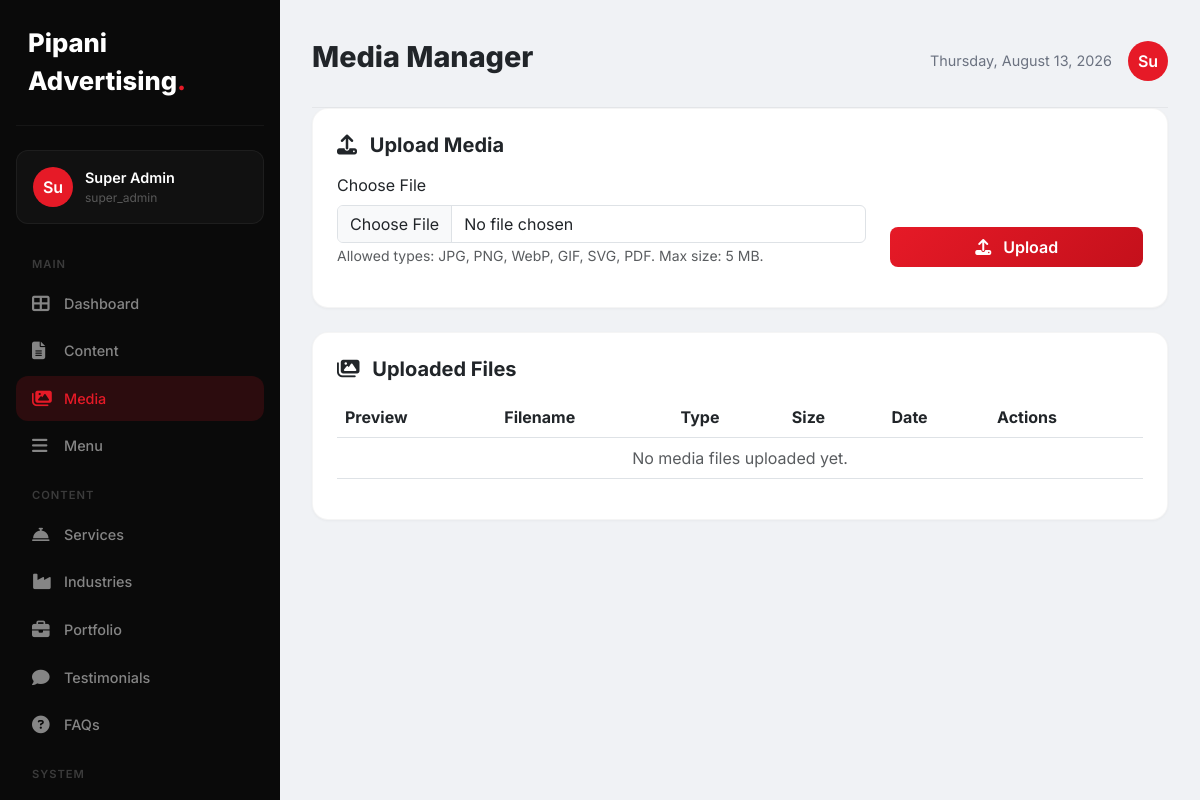
Screenshot of /admin/pages/media.php (signed in) with the database file from the repository.
### tables this page shows
CREATE TABLE `settings` (
  `id` int NOT NULL AUTO_INCREMENT,
  `setting_key` varchar(100) NOT NULL,
  `setting_value` text,
  `group` varchar(50) DEFAULT 'general',
  PRIMARY KEY (`id`),
  UNIQUE KEY `setting_key` (`setting_key`)
);

CREATE TABLE `users` (
  `id` int NOT NULL AUTO_INCREMENT,
  `username` varchar(50) NOT NULL,
  `email` varchar(100) NOT NULL,
  `password` varchar(255) NOT NULL,
  `full_name` varchar(100) NOT NULL,
  `role` enum('super_admin','admin','editor') DEFAULT 'editor',
  `avatar` varchar(255) DEFAULT NULL,
  `last_login` datetime DEFAULT NULL,
  `status` tinyint(1) DEFAULT '1',
  `remember_token` varchar(255) DEFAULT NULL,
  `created_at` datetime DEFAULT CURRENT_TIMESTAMP,
  `updated_at` datetime DEFAULT NULL,
  PRIMARY KEY (`id`),
  UNIQUE KEY `username` (`username`),
  UNIQUE KEY `email` (`email`)
);

### includes/database.php (called while the page is built, shortened)
<?php
class Database {
    private static $instance = null;
    private $pdo;
    private function __construct() {
        try {
            $dsn = "mysql:host=" . DB_HOST . ";port=" . DB_PORT . ";dbname=" . DB_NAME . ";charset=utf8mb4";
            $this->pdo = new PDO($dsn, DB_USER, DB_PASS);
            $this->pdo->setAttribute(PDO::ATTR_ERRMODE, PDO::ERRMODE_EXCEPTION);
            $this->pdo->setAttribute(PDO::ATTR_DEFAULT_FETCH_MODE, PDO::FETCH_ASSOC);
            $this->pdo->setAttribute(PDO::ATTR_EMULATE_PREPARES, false);
        } catch (PDOException $e) {
            if (session_status() === PHP_SESSION_NONE) {
                session_start();
            }
            $_SESSION['db_error'] = $e->getMessage();
            $installPath = '/install/index.php';
            if (strpos($_SERVER['PHP_SELF'], '/admin/') !== false || strpos($_SERVER['PHP_SELF'], '/install/') !== false) {
                $installPath = '../install/index.php';
            }
            if (strpos($_SERVER['PHP_SELF'], '/install/') === false) {
                header("Location: " . $installPath);
                exit;
            } else {
                die('Database connection failed: ' . $e->getMessage());
            }
        }
    }
    public static function getInstance() {
        if (self::$instance === null) {
            self::$instance = new self();
        }
        return self::$instance;
    }
    public function getConnection() {
        return $this->pdo;
    }
}
function db() {
    return Database::getInstance()->getConnection();
}

### includes/functions.php (called while the page is built, shortened)
<?php
require_once __DIR__ . '/database.php';
function getSetting($key, $default = null)
{
    try {
        $stmt = db()->prepare("SELECT setting_value FROM settings WHERE setting_key = ?");
        $stmt->execute([$key]);
        $result = $stmt->fetch();
        return $result ? $result['setting_value'] : $default;
    } catch (PDOException $e) {
        return $default;
    }
}
function siteName()
{
    return getSetting('site_name', 'Pipani Advertising');
}

### includes/auth.php (called while the page is built, shortened)
<?php
require_once __DIR__ . '/database.php';
require_once __DIR__ . '/functions.php';
class Auth {
    public static function getCurrentUser() {
        try {
            $db = db();
            $stmt = $db->prepare("SELECT * FROM users WHERE id = ?");
            $stmt->execute([$_SESSION['user_id']]);
            return $stmt->fetch();
        } catch (PDOException $e) {
            return null;
        }
    }
}

### admin/pages/media.php (the view, shortened to what this page needs)
<?php
require_once __DIR__ . '/../../includes/functions.php';
require_once __DIR__ . '/../../includes/auth.php';
$mediaFiles = getMedia();
$maxUploadSize = getSetting('max_upload_size', '5242880');
?>
<!DOCTYPE html>
<html lang="en">
<head>
    <link href="https://cdn.jsdelivr.net/npm/bootstrap@5.3.0/dist/css/bootstrap.min.css" rel="stylesheet">
    <link rel="stylesheet" href="https://cdnjs.cloudflare.com/ajax/libs/font-awesome/6.4.0/css/all.min.css">
</head>
<body>
<div class="sidebar" id="sidebar">
    <div class="logo"><?= siteName() ?><span>.</span></div>
    <?php $user = Auth::getCurrentUser(); ?>
    <div class="user-card">
        <div class="avatar"><?= substr($user['full_name'] ?? $user['username'], 0, 2) ?></div>
        <div>
            <div class="name"><?= htmlspecialchars($user['full_name'] ?? $user['username']) ?></div>
            <div class="role"><?= $user['role'] ?></div>
        </div>
    </div>
    <div class="nav-section">Main</div>
    <a href="../dashboard.php" class="nav-item"><i class="fas fa-th-large"></i> Dashboard</a>
    <a href="content.php" class="nav-item"><i class="fas fa-file-alt"></i> Content</a>
    <a href="media.php" class="nav-item active"><i class="fas fa-images"></i> Media</a>
    <a href="menu.php" class="nav-item"><i class="fas fa-bars"></i> Menu</a>
    <div class="nav-section">Content</div>
    <a href="services.php" class="nav-item"><i class="fas fa-concierge-bell"></i> Services</a>
    <a href="industries.php" class="nav-item"><i class="fas fa-industry"></i> Industries</a>
    <a href="portfolio.php" class="nav-item"><i class="fas fa-briefcase"></i> Portfolio</a>
    <a href="testimonials.php" class="nav-item"><i class="fas fa-comment"></i> Testimonials</a>
    <a href="faqs.php" class="nav-item"><i class="fas fa-question-circle"></i> FAQs</a>
    <div class="nav-section">System</div>
    <a href="contacts.php" class="nav-item"><i class="fas fa-envelope"></i> Contacts</a>
</div>
<div class="main-content">
    <div class="header">
        <div class="d-flex align-items-center gap-3">
            <h1>Media Manager</h1>
        </div>
        <div class="user-info">
            <span style="font-size:0.9rem;color:#6b7280;"><?= date('l, F j, Y') ?></span>
            <div class="avatar"><?= substr($user['full_name'] ?? $user['username'], 0, 2) ?></div>
        </div>
    </div>
    <div class="content-card">
        <h5><i class="fas fa-upload me-2"></i> Upload Media</h5>
        <form method="POST" enctype="multipart/form-data">
            <div class="row align-items-end">
                <div class="col-md-8 mb-3">
                    <label class="form-label">Choose File</label>
                    <input type="file" name="media_file" class="form-control" required>
                    <small class="text-muted">Allowed types: JPG, PNG, WebP, GIF, SVG, PDF. Max size: <?= round($maxUploadSize / 1024 / 1024, 2) ?> MB.</small>
                </div>
                <div class="col-md-4 mb-3">
                    <button type="submit" class="btn btn-primary-custom w-100"><i class="fas fa-upload me-2"></i> Upload</button>
                </div>
            </div>
        </form>
    </div>
    <div class="content-card">
        <h5><i class="fas fa-images me-2"></i> Uploaded Files</h5>
        <div class="table-responsive">
            <table class="table">
                <thead>
                    <tr>
                        <th>Preview</th>
                        <th>Filename</th>
                        <th>Type</th>
                        <th>Size</th>
                        <th>Date</th>
                        <th>Actions</th>
                    </tr>
                </thead>
                <tbody>
                    <?php if (empty($mediaFiles)): ?>
                        <tr><td colspan="6" class="text-center text-muted">No media files uploaded yet.</td></tr>
                    <?php endif; ?>
                </tbody>
            </table>
        </div>
    </div>
</div>
</body>
</html>

### admin/pages/media.php (style rules this page uses)
:root { --primary: #E61A27; --sidebar-width: 280px; }
* { margin: 0; padding: 0; box-sizing: border-box; }
body { font-family: 'Inter', sans-serif; background: #f0f2f5; overflow-x: hidden; }
.sidebar { position: fixed; top: 0; left: 0; width: var(--sidebar-width); height: 100vh; background: #0a0a0a; color: #fff; padding: 24px 16px; overflow-y: auto; transition: all 0.3s; z-index: 1000; }
.sidebar .logo { font-size: 1.6rem; font-weight: 800; padding: 0 12px 24px; border-bottom: 1px solid rgba(255,255,255,0.05); margin-bottom: 24px; }
.sidebar .logo span { color: var(--primary); }
.sidebar .nav-item { display: flex; align-items: center; gap: 12px; padding: 12px 16px; border-radius: 12px; color: rgba(255,255,255,0.5); text-decoration: none; transition: all 0.3s; margin-bottom: 2px; font-weight: 500; font-size: 0.9rem; }
.sidebar .nav-item:hover, .sidebar .nav-item.active { background: rgba(255,255,255,0.05); color: #fff; }
.sidebar .nav-item.active { background: rgba(230,26,39,0.15); color: var(--primary); }
.sidebar .nav-item i { width: 20px; font-size: 1.1rem; }
.sidebar .nav-section { color: rgba(255,255,255,0.2); font-size: 0.7rem; text-transform: uppercase; letter-spacing: 1px; padding: 16px 16px 8px; font-weight: 600; }
.sidebar .user-card { padding: 16px; border-radius: 12px; background: rgba(255,255,255,0.03); margin-bottom: 16px; border: 1px solid rgba(255,255,255,0.05); display: flex; align-items: center; gap: 12px; }
.sidebar .user-card .avatar { width: 40px; height: 40px; border-radius: 50%; background: var(--primary); color: #fff; display: flex; align-items: center; justify-content: center; font-weight: 600; }
.sidebar .user-card .name { font-weight: 600; font-size: 0.9rem; }
.sidebar .user-card .role { font-size: 0.75rem; color: rgba(255,255,255,0.3); }
.main-content { margin-left: var(--sidebar-width); padding: 24px 32px; min-height: 100vh; }
.header { display: flex; justify-content: space-between; align-items: center; padding: 16px 0 24px; border-bottom: 1px solid rgba(0,0,0,0.05); }
.header h1 { font-size: 1.8rem; font-weight: 800; }
.header .user-info { display: flex; align-items: center; gap: 16px; }
.header .user-info .avatar { width: 40px; height: 40px; border-radius: 50%; background: var(--primary); color: #fff; display: flex; align-items: center; justify-content: center; font-weight: 600; }
.content-card { background: #fff; border-radius: 16px; padding: 24px; border: 1px solid rgba(0,0,0,0.04); box-shadow: 0 1px 3px rgba(0,0,0,0.04); margin-bottom: 24px; }
.content-card h5 { font-weight: 700; margin-bottom: 16px; }
.btn-primary-custom { background: linear-gradient(135deg, #E61A27, #C4101B); border: none; color: #fff; padding: 8px 20px; border-radius: 8px; font-weight: 600; transition: all 0.3s; }

### rows the page displays
settings: setting_value "Pipani Advertising"
users: full_name "Su", full_name "Super Admin", role "super_admin"
settings: $maxUploadSize/1024/1024 "5"
